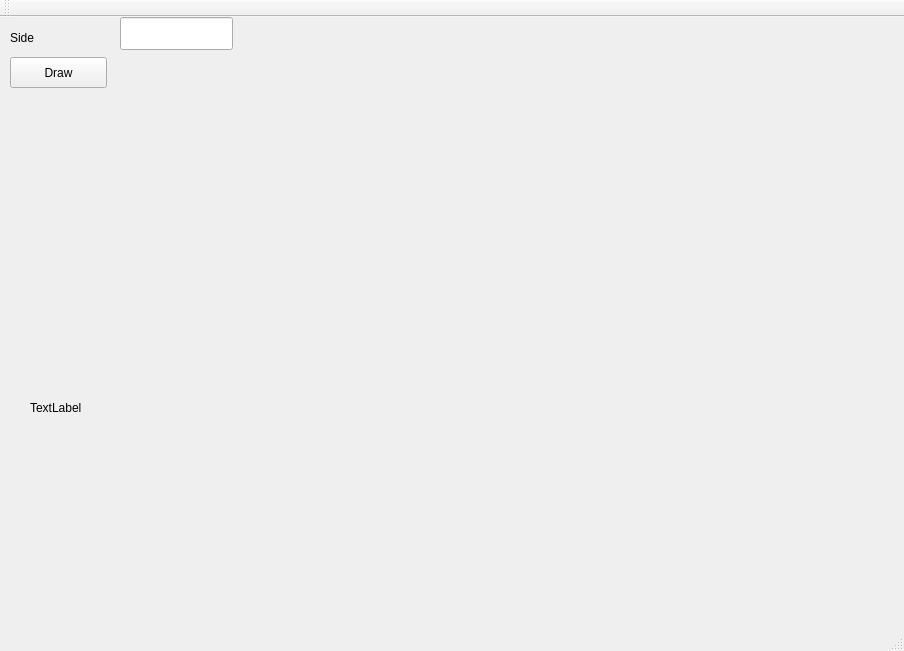
<?xml version="1.0" encoding="UTF-8"?>
<ui version="4.0">
 <class>MainWindow</class>
 <widget class="QMainWindow" name="MainWindow">
  <property name="geometry">
   <rect>
    <x>0</x>
    <y>0</y>
    <width>904</width>
    <height>651</height>
   </rect>
  </property>
  <property name="windowTitle">
   <string>MainWindow</string>
  </property>
  <widget class="QWidget" name="centralWidget">
   <widget class="QLabel" name="label">
    <property name="geometry">
     <rect>
      <x>10</x>
      <y>10</y>
      <width>65</width>
      <height>21</height>
     </rect>
    </property>
    <property name="text">
     <string>Side</string>
    </property>
   </widget>
   <widget class="QPushButton" name="pushButton">
    <property name="geometry">
     <rect>
      <x>10</x>
      <y>40</y>
      <width>97</width>
      <height>31</height>
     </rect>
    </property>
    <property name="text">
     <string>Draw</string>
    </property>
   </widget>
   <widget class="QLabel" name="label_2">
    <property name="geometry">
     <rect>
      <x>30</x>
      <y>110</y>
      <width>831</width>
      <height>561</height>
     </rect>
    </property>
    <property name="text">
     <string>TextLabel</string>
    </property>
   </widget>
   <widget class="QLineEdit" name="lineEdit">
    <property name="geometry">
     <rect>
      <x>120</x>
      <y>0</y>
      <width>113</width>
      <height>33</height>
     </rect>
    </property>
   </widget>
  </widget>
  <widget class="QMenuBar" name="menuBar">
   <property name="geometry">
    <rect>
     <x>0</x>
     <y>0</y>
     <width>904</width>
     <height>27</height>
    </rect>
   </property>
  </widget>
  <widget class="QToolBar" name="mainToolBar">
   <attribute name="toolBarArea">
    <enum>TopToolBarArea</enum>
   </attribute>
   <attribute name="toolBarBreak">
    <bool>false</bool>
   </attribute>
  </widget>
  <widget class="QStatusBar" name="statusBar"/>
 </widget>
 <layoutdefault spacing="6" margin="11"/>
 <resources/>
 <connections/>
</ui>
